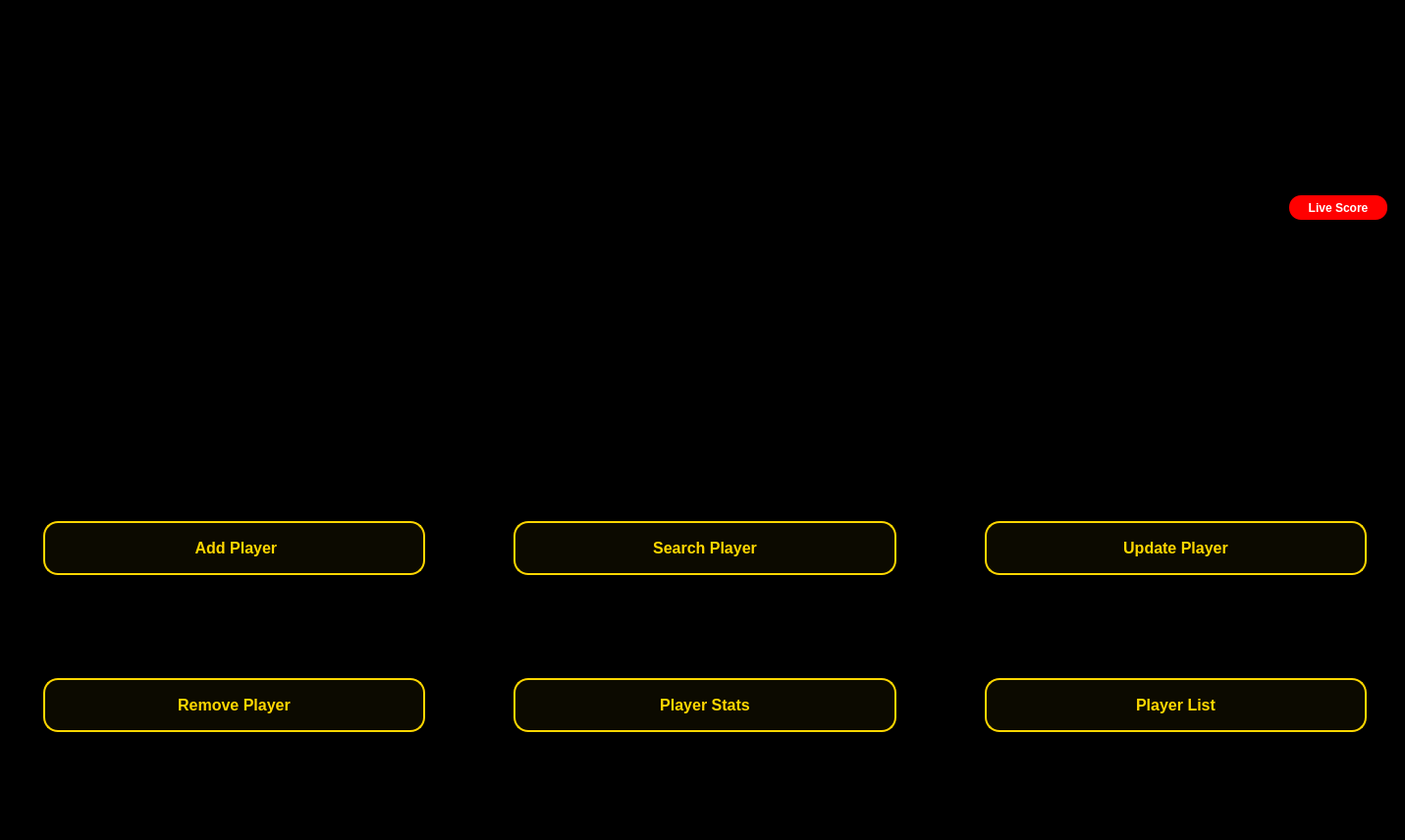
<?xml version="1.0" encoding="UTF-8"?>
<ui version="4.0">
 <class>HomePage</class>
 <widget class="QWidget" name="HomePage">
  <property name="geometry">
   <rect>
    <x>0</x>
    <y>0</y>
    <width>1431</width>
    <height>856</height>
   </rect>
  </property>
  <property name="windowTitle">
   <string>CricEdge</string>
  </property>
  <property name="styleSheet">
   <string notr="true"/>
  </property>
  <layout class="QVBoxLayout" name="verticalLayout">
   <property name="leftMargin">
    <number>0</number>
   </property>
   <property name="topMargin">
    <number>0</number>
   </property>
   <property name="rightMargin">
    <number>0</number>
   </property>
   <property name="bottomMargin">
    <number>0</number>
   </property>
   <item>
    <layout class="QVBoxLayout" name="verticalLayout_2" stretch="0">
     <item>
      <widget class="QFrame" name="backgroundFrame">
       <property name="sizePolicy">
        <sizepolicy hsizetype="Expanding" vsizetype="Expanding">
         <horstretch>100</horstretch>
         <verstretch>0</verstretch>
        </sizepolicy>
       </property>
       <property name="styleSheet">
        <string notr="true">QFrame#backgroundFrame {
    background-image: url(:/resources/222.jpg);
    background-repeat: no-repeat;
    background-position: center;
    background-color: black;
}
</string>
       </property>
       <property name="frameShape">
        <enum>QFrame::Shape::NoFrame</enum>
       </property>
       <property name="frameShadow">
        <enum>QFrame::Shadow::Plain</enum>
       </property>
       <layout class="QVBoxLayout" name="verticalLayout_3">
        <item>
         <widget class="QWidget" name="titleBar" native="true">
          <layout class="QHBoxLayout" name="horizontalLayout">
           <property name="leftMargin">
            <number>100</number>
           </property>
           <property name="topMargin">
            <number>0</number>
           </property>
           <property name="bottomMargin">
            <number>11</number>
           </property>
           <item>
            <widget class="QLabel" name="label">
             <property name="font">
              <font>
               <family>Bell MT</family>
               <pointsize>24</pointsize>
               <bold>true</bold>
              </font>
             </property>
             <property name="frameShape">
              <enum>QFrame::Shape::NoFrame</enum>
             </property>
             <property name="text">
              <string>🏏 CricEdge Dashboard
</string>
             </property>
             <property name="textFormat">
              <enum>Qt::TextFormat::PlainText</enum>
             </property>
             <property name="alignment">
              <set>Qt::AlignmentFlag::AlignCenter</set>
             </property>
             <property name="wordWrap">
              <bool>false</bool>
             </property>
            </widget>
           </item>
           <item>
            <widget class="QPushButton" name="liveScoresBtn">
             <property name="maximumSize">
              <size>
               <width>100</width>
               <height>25</height>
              </size>
             </property>
             <property name="styleSheet">
              <string notr="true">QPushButton#liveScoresBtn {
    background-color: red;
    color: white;
    border-radius: 12px;
    padding: 4px 10px;
    font-weight: bold;
    qproperty-icon: url(:/icons/live_icon); /* Your icon in resources.qrc */
    qproperty-iconSize: 16px 16px;
}
</string>
             </property>
             <property name="text">
              <string>Live Score</string>
             </property>
            </widget>
           </item>
          </layout>
         </widget>
        </item>
        <item>
         <widget class="QWidget" name="widget" native="true">
          <property name="sizePolicy">
           <sizepolicy hsizetype="Minimum" vsizetype="Minimum">
            <horstretch>0</horstretch>
            <verstretch>0</verstretch>
           </sizepolicy>
          </property>
          <property name="styleSheet">
           <string notr="true"/>
          </property>
          <layout class="QGridLayout" name="gridLayout">
           <property name="leftMargin">
            <number>30</number>
           </property>
           <property name="topMargin">
            <number>20</number>
           </property>
           <property name="rightMargin">
            <number>25</number>
           </property>
           <property name="bottomMargin">
            <number>20</number>
           </property>
           <property name="horizontalSpacing">
            <number>80</number>
           </property>
           <property name="verticalSpacing">
            <number>20</number>
           </property>
           <item row="1" column="0">
            <widget class="QPushButton" name="removePlayerBtn">
             <property name="styleSheet">
              <string notr="true">QPushButton {
    background-color: rgba(255, 215, 0, 0.05);
    border: 2px solid gold;
    border-radius: 15px;
    color: gold;
    font-size: 16px;
    font-weight: bold;
    padding: 16px;
    margin: 5px;
    box-shadow: 0px 2px 6px rgba(255, 215, 0, 0.3);
}

QPushButton:hover {
    background-color: qlineargradient(x1:0, y1:0, x2:1, y2:1,
                                      stop:0 gold, stop:1 #ffcc00);
    color: black;
}
</string>
             </property>
             <property name="text">
              <string>Remove Player</string>
             </property>
            </widget>
           </item>
           <item row="1" column="2">
            <widget class="QPushButton" name="playerListBtn">
             <property name="styleSheet">
              <string notr="true">QPushButton {
    background-color: rgba(255, 215, 0, 0.05);
    border: 2px solid gold;
    border-radius: 15px;
    color: gold;
    font-size: 16px;
    font-weight: bold;
    padding: 16px;
    margin: 5px;
    box-shadow: 0px 2px 6px rgba(255, 215, 0, 0.3);
}

QPushButton:hover {
    background-color: qlineargradient(x1:0, y1:0, x2:1, y2:1,
                                      stop:0 gold, stop:1 #ffcc00);
    color: black;
}
</string>
             </property>
             <property name="text">
              <string>Player List</string>
             </property>
            </widget>
           </item>
           <item row="0" column="1">
            <widget class="QPushButton" name="searchPlayerBtn">
             <property name="styleSheet">
              <string notr="true">QPushButton {
    background-color: rgba(255, 215, 0, 0.05);
    border: 2px solid gold;
    border-radius: 15px;
    color: gold;
    font-size: 16px;
    font-weight: bold;
    padding: 16px;
    margin: 5px;
    box-shadow: 0px 2px 6px rgba(255, 215, 0, 0.3);
}

QPushButton:hover {
    background-color: qlineargradient(x1:0, y1:0, x2:1, y2:1,
                                      stop:0 gold, stop:1 #ffcc00);
    color: black;
}
</string>
             </property>
             <property name="text">
              <string>Search Player</string>
             </property>
            </widget>
           </item>
           <item row="1" column="1">
            <widget class="QPushButton" name="statsBtn">
             <property name="styleSheet">
              <string notr="true">QPushButton {
    background-color: rgba(255, 215, 0, 0.05);
    border: 2px solid gold;
    border-radius: 15px;
    color: gold;
    font-size: 16px;
    font-weight: bold;
    padding: 16px;
    margin: 5px;
    box-shadow: 0px 2px 6px rgba(255, 215, 0, 0.3);
}

QPushButton:hover {
    background-color: qlineargradient(x1:0, y1:0, x2:1, y2:1,
                                      stop:0 gold, stop:1 #ffcc00);
    color: black;
}
</string>
             </property>
             <property name="text">
              <string>Player Stats</string>
             </property>
            </widget>
           </item>
           <item row="0" column="0">
            <widget class="QPushButton" name="addPlayerBtn">
             <property name="styleSheet">
              <string notr="true">QPushButton {
    background-color: rgba(255, 215, 0, 0.05);
    border: 2px solid gold;
    border-radius: 15px;
    color: gold;
    font-size: 16px;
    font-weight: bold;
    padding: 16px;
    margin: 5px;
    box-shadow: 0px 2px 6px rgba(255, 215, 0, 0.3);
}

QPushButton:hover {
    background-color: qlineargradient(x1:0, y1:0, x2:1, y2:1,
                                      stop:0 gold, stop:1 #ffcc00);
    color: black;
}
</string>
             </property>
             <property name="text">
              <string>	Add Player</string>
             </property>
            </widget>
           </item>
           <item row="0" column="2">
            <widget class="QPushButton" name="updatePlayerBtn">
             <property name="styleSheet">
              <string notr="true">QPushButton {
    background-color: rgba(255, 215, 0, 0.05);
    border: 2px solid gold;
    border-radius: 15px;
    color: gold;
    font-size: 16px;
    font-weight: bold;
    padding: 16px;
    margin: 5px;
    box-shadow: 0px 2px 6px rgba(255, 215, 0, 0.3);
}

QPushButton:hover {
    background-color: qlineargradient(x1:0, y1:0, x2:1, y2:1,
                                      stop:0 gold, stop:1 #ffcc00);
    color: black;
}
</string>
             </property>
             <property name="text">
              <string>Update Player</string>
             </property>
            </widget>
           </item>
          </layout>
         </widget>
        </item>
       </layout>
      </widget>
     </item>
    </layout>
   </item>
  </layout>
 </widget>
 <resources/>
 <connections/>
</ui>
